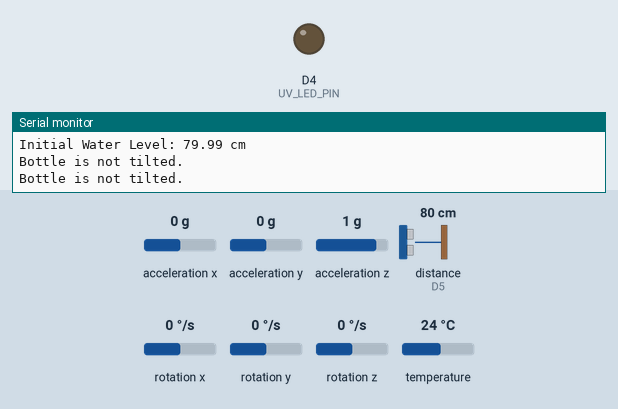
This sketch was run on a simulated ESP8266 (NodeMCU). Shown: output pins drawn as LEDs (lit = HIGH), the last lines printed to the serial monitor. Wiring (inferred from the names in the program): ultrasonic range finder: trigger D6; echo D5. The inputs (shaded band) are chosen by the test bench; at power-on: acceleration x 0 g, acceleration y 0 g, acceleration z 1 g, distance to the obstacle (sensor on D5) 80 cm, rotation x 0 °/s, rotation y 0 °/s, rotation z 0 °/s, temperature 24 °C. The echo pulse lasts 58.3 µs per cm; pins used as bus, display or sensor lines are not drawn.

Above: at 4.8 s.
4.9 s: acceleration x set to 1.4 g
At 8.5 s:
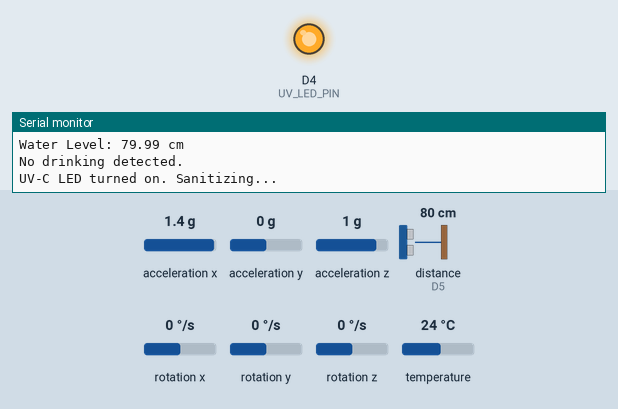
Timing chart, 0 to 10.0 s (numbered marks = the images above; inputs shaded):
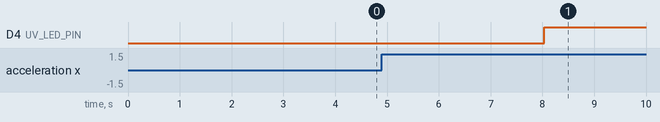

The sketch:

Test1.ino
```cpp
#include <Wire.h>
#include <Adafruit_MPU6050.h>
#include <Adafruit_Sensor.h>

// Pin definitions
#define UV_LED_PIN D4       // UV-C LED pin
#define TRIG_PIN D6         // Ultrasonic sensor TRIG pin
#define ECHO_PIN D5         // Ultrasonic sensor ECHO pin

// MPU6050 object
Adafruit_MPU6050 mpu;

// Constants
const unsigned long UV_DURATION_MS = 60000; // 1 minute for UV-C LED

// Variables
float previousWaterLevel = 0.0;
float currentWaterLevel = 0.0;
bool uvOn = false;

void setup() {
  Serial.begin(115200);

  // Initialize MPU6050
  if (!mpu.begin()) {
    Serial.println("MPU6050 initialization failed!");
    while (1);
  }
  Serial.println("MPU6050 initialized!");

  // Initialize ultrasonic sensor pins
  pinMode(TRIG_PIN, OUTPUT);
  pinMode(ECHO_PIN, INPUT);

  // Initialize UV LED pin
  pinMode(UV_LED_PIN, OUTPUT);
  digitalWrite(UV_LED_PIN, LOW);

  Serial.println("System initialized. Starting countdown...");
}

void loop() {
  // Countdown Timer (3 seconds)
  for (int i = 3; i > 0; i--) {
    Serial.print("Starting in: ");
    Serial.println(i);
    delay(1000);
  }
  Serial.println("Process started!");

  // Measure initial water level
  previousWaterLevel = measureWaterLevel();
  Serial.print("Initial Water Level: ");
  Serial.print(previousWaterLevel);
  Serial.println(" cm");

  // Check tilt and monitor water level
  monitorDrinking();

  // Turn on UV-C LED for sanitization
  uvOn = true;
  unsigned long uvStartTime = millis();
  digitalWrite(UV_LED_PIN, HIGH);
  Serial.println("UV-C LED turned on. Sanitizing...");

  // Wait for 1 minute while UV-C LED is on
  while (millis() - uvStartTime < UV_DURATION_MS) {
    delay(100); // Non-blocking delay
  }

  // Turn off UV-C LED
  digitalWrite(UV_LED_PIN, LOW);
  uvOn = false;
  Serial.println("UV-C sanitization complete. Turning off UV-C LEDs.");

  // System is ready for the next operation
  Serial.println("System ready for the next operation.");
  delay(3000); // Delay before restarting the loop
}

float measureWaterLevel() {
  long duration;
  float distance;

  // Send a 10us pulse to TRIG pin
  digitalWrite(TRIG_PIN, LOW);
  delayMicroseconds(2);
  digitalWrite(TRIG_PIN, HIGH);
  delayMicroseconds(10);
  digitalWrite(TRIG_PIN, LOW);

  // Read the ECHO pin, and calculate the distance
  duration = pulseIn(ECHO_PIN, HIGH);
  distance = (duration / 2.0) * 0.0343; // Convert to cm

  // Print and return the measured distance
  Serial.print("Water Level: ");
  Serial.print(distance);
  Serial.println(" cm");

  return distance;
}

void monitorDrinking() {
  sensors_event_t a, g, temp;

  // Monitor tilt and detect drinking
  for (int i = 0; i < 5; i++) { // Monitor for 5 readings
    // Get MPU6050 data
    mpu.getEvent(&a, &g, &temp);

    // Calculate tilt angle
    float tiltAngle = atan2(a.acceleration.x, a.acceleration.z) * 180 / 3.14159;

    // Check if the bottle is tilted
    if (tiltAngle > 40 && tiltAngle < 90) {
      Serial.println("Bottle is tilted. Checking water level...");

      // Measure current water level
      currentWaterLevel = measureWaterLevel();

      // Check for significant water level change
      if (currentWaterLevel < previousWaterLevel - 0.5) { // Adjust threshold as needed
        float waterDrank = previousWaterLevel - currentWaterLevel;
        Serial.print("User is drinking! Water Drank: ");
        Serial.print(waterDrank);
        Serial.println(" cm");
      } else {
        Serial.println("No drinking detected.");
      }

      // Update previous water level
      previousWaterLevel = currentWaterLevel;
    } else {
      Serial.println("Bottle is not tilted.");
    }

    delay(1000); // Delay between checks
  }
}
```
